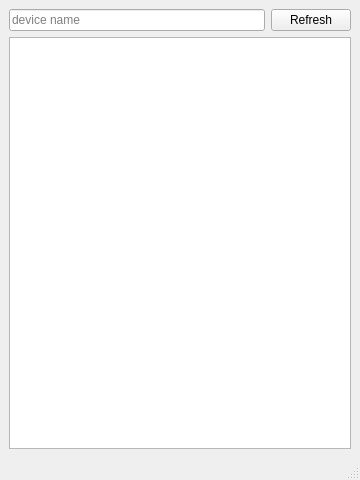
<?xml version="1.0" encoding="UTF-8"?>
<ui version="4.0">
 <class>MainWindow</class>
 <widget class="QMainWindow" name="MainWindow">
  <property name="geometry">
   <rect>
    <x>0</x>
    <y>0</y>
    <width>360</width>
    <height>480</height>
   </rect>
  </property>
  <property name="minimumSize">
   <size>
    <width>360</width>
    <height>480</height>
   </size>
  </property>
  <property name="maximumSize">
   <size>
    <width>360</width>
    <height>480</height>
   </size>
  </property>
  <property name="windowTitle">
   <string>File transfer</string>
  </property>
  <widget class="QWidget" name="centralwidget">
   <layout class="QGridLayout" name="gridLayout">
    <item row="0" column="0">
     <layout class="QVBoxLayout" name="verticalLayout">
      <item>
       <layout class="QHBoxLayout" name="horizontalLayout">
        <item>
         <widget class="QLineEdit" name="myName">
          <property name="placeholderText">
           <string>device name</string>
          </property>
         </widget>
        </item>
        <item>
         <widget class="QPushButton" name="refreshPeersButton">
          <property name="text">
           <string>Refresh</string>
          </property>
         </widget>
        </item>
       </layout>
      </item>
      <item>
       <widget class="QListWidget" name="peerList"/>
      </item>
     </layout>
    </item>
   </layout>
  </widget>
  <widget class="QMenuBar" name="menubar">
   <property name="geometry">
    <rect>
     <x>0</x>
     <y>0</y>
     <width>360</width>
     <height>25</height>
    </rect>
   </property>
   <property name="nativeMenuBar">
    <bool>true</bool>
   </property>
  </widget>
  <widget class="QStatusBar" name="statusbar"/>
 </widget>
 <resources/>
 <connections/>
</ui>
